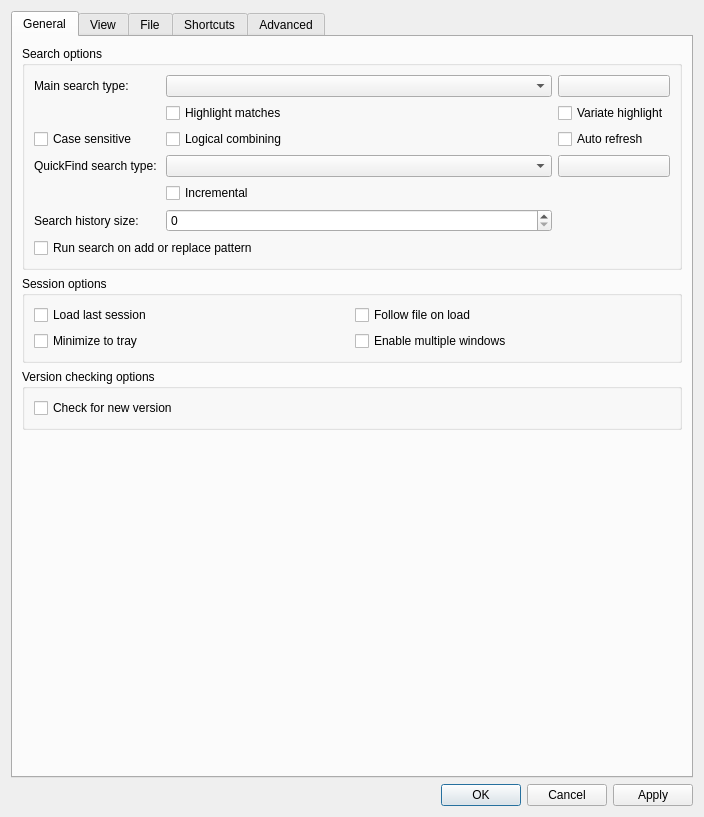
<?xml version="1.0" encoding="UTF-8"?>
<ui version="4.0">
 <class>OptionsDialog</class>
 <widget class="QDialog" name="OptionsDialog">
  <property name="geometry">
   <rect>
    <x>0</x>
    <y>0</y>
    <width>704</width>
    <height>817</height>
   </rect>
  </property>
  <property name="sizePolicy">
   <sizepolicy hsizetype="Fixed" vsizetype="Fixed">
    <horstretch>0</horstretch>
    <verstretch>0</verstretch>
   </sizepolicy>
  </property>
  <property name="windowTitle">
   <string>Klogg preferences</string>
  </property>
  <layout class="QVBoxLayout" name="verticalLayout_2">
   <item>
    <widget class="QTabWidget" name="tabWidget">
     <property name="enabled">
      <bool>true</bool>
     </property>
     <property name="currentIndex">
      <number>0</number>
     </property>
     <widget class="QWidget" name="general_tab">
      <attribute name="title">
       <string>General</string>
      </attribute>
      <layout class="QVBoxLayout" name="verticalLayout_3">
       <item>
        <widget class="QGroupBox" name="searchBox">
         <property name="sizePolicy">
          <sizepolicy hsizetype="Expanding" vsizetype="Fixed">
           <horstretch>0</horstretch>
           <verstretch>0</verstretch>
          </sizepolicy>
         </property>
         <property name="title">
          <string>Search options</string>
         </property>
         <layout class="QVBoxLayout" name="verticalLayout_4">
          <item>
           <layout class="QGridLayout" name="gridLayout">
            <item row="0" column="2">
             <widget class="QPushButton" name="mainSearchColorButton">
              <property name="text">
               <string/>
              </property>
             </widget>
            </item>
            <item row="1" column="1">
             <widget class="QCheckBox" name="highlightMainSearchCheckBox">
              <property name="text">
               <string>Highlight matches</string>
              </property>
             </widget>
            </item>
            <item row="7" column="1">
             <widget class="QCheckBox" name="incrementalCheckBox">
              <property name="layoutDirection">
               <enum>Qt::LeftToRight</enum>
              </property>
              <property name="text">
               <string>Incremental</string>
              </property>
             </widget>
            </item>
            <item row="8" column="0">
             <widget class="QLabel" name="label_11">
              <property name="text">
               <string>Search history size:</string>
              </property>
             </widget>
            </item>
            <item row="1" column="2">
             <widget class="QCheckBox" name="variateHighlightCheckBox">
              <property name="text">
               <string>Variate highlight</string>
              </property>
             </widget>
            </item>
            <item row="0" column="0">
             <widget class="QLabel" name="label_3">
              <property name="text">
               <string>Main search type: </string>
              </property>
             </widget>
            </item>
            <item row="9" column="0" colspan="2">
             <widget class="QCheckBox" name="autoRunSearchOnAddCheckBox">
              <property name="text">
               <string>Run search on add or replace pattern</string>
              </property>
             </widget>
            </item>
            <item row="4" column="0">
             <widget class="QLabel" name="label_4">
              <property name="text">
               <string>QuickFind search type: </string>
              </property>
             </widget>
            </item>
            <item row="8" column="1">
             <widget class="QSpinBox" name="searchHistorySpinBox">
              <property name="maximum">
               <number>999</number>
              </property>
             </widget>
            </item>
            <item row="0" column="1">
             <widget class="QComboBox" name="mainSearchBox">
              <property name="sizePolicy">
               <sizepolicy hsizetype="Expanding" vsizetype="Fixed">
                <horstretch>0</horstretch>
                <verstretch>0</verstretch>
               </sizepolicy>
              </property>
             </widget>
            </item>
            <item row="4" column="2">
             <widget class="QPushButton" name="quickFindColorButton">
              <property name="text">
               <string/>
              </property>
             </widget>
            </item>
            <item row="4" column="1">
             <widget class="QComboBox" name="quickFindSearchBox">
              <property name="sizePolicy">
               <sizepolicy hsizetype="Expanding" vsizetype="Fixed">
                <horstretch>0</horstretch>
                <verstretch>0</verstretch>
               </sizepolicy>
              </property>
             </widget>
            </item>
            <item row="2" column="0">
             <widget class="QCheckBox" name="caseSensitiveCheckBox">
              <property name="text">
               <string>Case sensitive</string>
              </property>
             </widget>
            </item>
            <item row="2" column="1">
             <widget class="QCheckBox" name="logicalCombiningCheckBox">
              <property name="text">
               <string>Logical combining</string>
              </property>
             </widget>
            </item>
            <item row="2" column="2">
             <widget class="QCheckBox" name="autoRefreshCheckBox">
              <property name="text">
               <string>Auto refresh</string>
              </property>
             </widget>
            </item>
           </layout>
          </item>
         </layout>
        </widget>
       </item>
       <item>
        <widget class="QGroupBox" name="sessionBox">
         <property name="title">
          <string>Session options</string>
         </property>
         <layout class="QGridLayout" name="gridLayout_2">
          <item row="2" column="0">
           <widget class="QCheckBox" name="minimizeToTrayCheckBox">
            <property name="text">
             <string>Minimize to tray</string>
            </property>
           </widget>
          </item>
          <item row="0" column="0">
           <widget class="QCheckBox" name="loadLastSessionCheckBox">
            <property name="text">
             <string>Load last session</string>
            </property>
           </widget>
          </item>
          <item row="0" column="1">
           <widget class="QCheckBox" name="followFileOnLoadCheckBox">
            <property name="text">
             <string>Follow file on load</string>
            </property>
           </widget>
          </item>
          <item row="2" column="1">
           <widget class="QCheckBox" name="multipleWindowsCheckBox">
            <property name="text">
             <string>Enable multiple windows</string>
            </property>
           </widget>
          </item>
         </layout>
        </widget>
       </item>
       <item>
        <widget class="QGroupBox" name="versionCheckingBox">
         <property name="title">
          <string>Version checking options</string>
         </property>
         <layout class="QVBoxLayout" name="verticalLayout_7">
          <item>
           <widget class="QCheckBox" name="checkForNewVersionCheckBox">
            <property name="text">
             <string>Check for new version</string>
            </property>
           </widget>
          </item>
         </layout>
        </widget>
       </item>
       <item>
        <spacer name="verticalSpacer">
         <property name="orientation">
          <enum>Qt::Vertical</enum>
         </property>
         <property name="sizeHint" stdset="0">
          <size>
           <width>20</width>
           <height>0</height>
          </size>
         </property>
        </spacer>
       </item>
      </layout>
     </widget>
     <widget class="QWidget" name="viewTab">
      <attribute name="title">
       <string>View</string>
      </attribute>
      <layout class="QVBoxLayout" name="verticalLayout_12">
       <item>
        <widget class="QGroupBox" name="textGroupBox">
         <property name="sizePolicy">
          <sizepolicy hsizetype="Expanding" vsizetype="Fixed">
           <horstretch>0</horstretch>
           <verstretch>0</verstretch>
          </sizepolicy>
         </property>
         <property name="title">
          <string>Text</string>
         </property>
         <layout class="QVBoxLayout" name="verticalLayout_13">
          <item>
           <layout class="QVBoxLayout" name="verticalLayout_18">
            <item>
             <layout class="QHBoxLayout" name="horizontalLayout_7">
              <item>
               <widget class="QLabel" name="label">
                <property name="text">
                 <string>Font family: </string>
                </property>
               </widget>
              </item>
              <item>
               <widget class="QComboBox" name="fontFamilyBox">
                <property name="sizePolicy">
                 <sizepolicy hsizetype="Expanding" vsizetype="Fixed">
                  <horstretch>0</horstretch>
                  <verstretch>0</verstretch>
                 </sizepolicy>
                </property>
               </widget>
              </item>
              <item>
               <widget class="QLabel" name="label_2">
                <property name="text">
                 <string>Font size: </string>
                </property>
               </widget>
              </item>
              <item>
               <widget class="QComboBox" name="fontSizeBox">
                <property name="sizePolicy">
                 <sizepolicy hsizetype="Expanding" vsizetype="Fixed">
                  <horstretch>0</horstretch>
                  <verstretch>0</verstretch>
                 </sizepolicy>
                </property>
               </widget>
              </item>
             </layout>
            </item>
            <item>
             <layout class="QHBoxLayout" name="horizontalLayout_9"/>
            </item>
            <item>
             <widget class="QCheckBox" name="fontSmoothCheckBox">
              <property name="text">
               <string>Force font anti-aliasing</string>
              </property>
             </widget>
            </item>
            <item>
             <widget class="QCheckBox" name="boldFontCheckBox">
              <property name="text">
               <string>Use bold font (if supported by selected font)</string>
              </property>
             </widget>
            </item>
            <item>
             <widget class="QCheckBox" name="wrapTextCheckBox">
              <property name="text">
               <string>Enable text wrap on file open</string>
              </property>
             </widget>
            </item>
           </layout>
          </item>
          <item>
           <widget class="QCheckBox" name="showMarksFromAllSearchTabsCheckBox">
            <property name="text">
             <string>Show marks from all search result tabs</string>
            </property>
           </widget>
          </item>
         </layout>
        </widget>
       </item>
       <item>
        <layout class="QHBoxLayout" name="horizontalLayout_8">
         <item>
          <widget class="QGroupBox" name="languageGroupBox">
           <property name="title">
            <string>Language</string>
           </property>
           <layout class="QGridLayout" name="gridLayout_3">
            <item row="0" column="0">
             <widget class="QComboBox" name="languageComboBox"/>
            </item>
           </layout>
          </widget>
         </item>
         <item>
          <widget class="QGroupBox" name="styleBox">
           <property name="title">
            <string>Style</string>
           </property>
           <layout class="QVBoxLayout" name="verticalLayout_15">
            <item>
             <widget class="QComboBox" name="styleComboBox"/>
            </item>
           </layout>
          </widget>
         </item>
        </layout>
       </item>
       <item>
        <widget class="QGroupBox" name="hidpiGroupBox">
         <property name="title">
          <string>High DPI</string>
         </property>
         <layout class="QVBoxLayout" name="verticalLayout_14">
          <item>
           <widget class="QCheckBox" name="enableQtHiDpiCheckBox">
            <property name="text">
             <string>Enable Qt High DPI support</string>
            </property>
            <property name="checked">
             <bool>true</bool>
            </property>
           </widget>
          </item>
          <item>
           <layout class="QHBoxLayout" name="horizontalLayout_2">
            <item>
             <widget class="QLabel" name="label_7">
              <property name="text">
               <string>Scale rounding:</string>
              </property>
             </widget>
            </item>
            <item>
             <widget class="QComboBox" name="scaleRoundingComboBox">
              <property name="sizePolicy">
               <sizepolicy hsizetype="Expanding" vsizetype="Fixed">
                <horstretch>0</horstretch>
                <verstretch>0</verstretch>
               </sizepolicy>
              </property>
              <item>
               <property name="text">
                <string>Round</string>
               </property>
              </item>
              <item>
               <property name="text">
                <string>Ceil</string>
               </property>
              </item>
              <item>
               <property name="text">
                <string>Floor</string>
               </property>
              </item>
              <item>
               <property name="text">
                <string>RoundPreferFloor</string>
               </property>
              </item>
              <item>
               <property name="text">
                <string>PassThrough</string>
               </property>
              </item>
             </widget>
            </item>
           </layout>
          </item>
          <item>
           <widget class="QLabel" name="label_10">
            <property name="text">
             <string>Need to restart application to apply these settings</string>
            </property>
           </widget>
          </item>
         </layout>
        </widget>
       </item>
       <item>
        <widget class="QGroupBox" name="viewOtherGroupBox">
         <property name="title">
          <string>Miscellaneous</string>
         </property>
         <layout class="QVBoxLayout" name="verticalLayout_6">
          <item>
           <widget class="QCheckBox" name="hideAnsiColorsCheckBox">
            <property name="enabled">
             <bool>true</bool>
            </property>
            <property name="text">
             <string>Hide ANSI Colors (search performance will be reduced)</string>
            </property>
            <property name="checked">
             <bool>false</bool>
            </property>
           </widget>
          </item>
         </layout>
        </widget>
       </item>
       <item>
        <spacer name="verticalSpacer_4">
         <property name="orientation">
          <enum>Qt::Vertical</enum>
         </property>
         <property name="sizeHint" stdset="0">
          <size>
           <width>20</width>
           <height>40</height>
          </size>
         </property>
        </spacer>
       </item>
      </layout>
     </widget>
     <widget class="QWidget" name="file_watch_tab">
      <attribute name="title">
       <string>File</string>
      </attribute>
      <layout class="QVBoxLayout" name="verticalLayout_9">
       <item>
        <widget class="QGroupBox" name="fileChangeBox">
         <property name="title">
          <string>File change monitoring</string>
         </property>
         <layout class="QVBoxLayout" name="verticalLayout">
          <item>
           <widget class="QCheckBox" name="nativeFileWatchCheckBox">
            <property name="text">
             <string>Enable filesystem change monitoring</string>
            </property>
           </widget>
          </item>
          <item>
           <widget class="QCheckBox" name="pollingCheckBox">
            <property name="text">
             <string>Enable polling</string>
            </property>
           </widget>
          </item>
          <item>
           <layout class="QHBoxLayout" name="horizontalLayout_5">
            <item>
             <widget class="QLabel" name="label_5">
              <property name="text">
               <string>Polling interval (ms):</string>
              </property>
             </widget>
            </item>
            <item>
             <widget class="QLineEdit" name="pollIntervalLineEdit">
              <property name="maximumSize">
               <size>
                <width>16777215</width>
                <height>16777215</height>
               </size>
              </property>
              <property name="inputMethodHints">
               <set>Qt::ImhDigitsOnly</set>
              </property>
             </widget>
            </item>
           </layout>
          </item>
          <item>
           <widget class="QCheckBox" name="fastModificationDetectionCheckBox">
            <property name="text">
             <string>Use fast modification detection</string>
            </property>
           </widget>
          </item>
          <item>
           <widget class="QCheckBox" name="allowFollowOnScrollCheckBox">
            <property name="text">
             <string>Turn on follow on scroll past the end</string>
            </property>
           </widget>
          </item>
         </layout>
        </widget>
       </item>
       <item>
        <widget class="QGroupBox" name="encodingGroupBox">
         <property name="title">
          <string>Encoding</string>
         </property>
         <layout class="QVBoxLayout" name="verticalLayout_17">
          <item>
           <layout class="QHBoxLayout" name="horizontalLayout_3">
            <item>
             <widget class="QLabel" name="label_12">
              <property name="text">
               <string>Encoding for new files</string>
              </property>
             </widget>
            </item>
            <item>
             <widget class="QComboBox" name="encodingComboBox"/>
            </item>
           </layout>
          </item>
         </layout>
        </widget>
       </item>
       <item>
        <widget class="QGroupBox" name="recentFilesBox">
         <property name="sizePolicy">
          <sizepolicy hsizetype="Expanding" vsizetype="Fixed">
           <horstretch>0</horstretch>
           <verstretch>0</verstretch>
          </sizepolicy>
         </property>
         <property name="layoutDirection">
          <enum>Qt::LeftToRight</enum>
         </property>
         <property name="title">
          <string>Recent files</string>
         </property>
         <layout class="QVBoxLayout" name="verticalLayout_recentFilesBox">
          <item>
           <layout class="QHBoxLayout" name="horizontalLayout_6">
            <item>
             <widget class="QLabel" name="recentFilesLabel">
              <property name="sizePolicy">
               <sizepolicy hsizetype="Preferred" vsizetype="Preferred">
                <horstretch>1</horstretch>
                <verstretch>0</verstretch>
               </sizepolicy>
              </property>
              <property name="text">
               <string>Show the number of recently opened files:</string>
              </property>
             </widget>
            </item>
            <item>
             <widget class="QSpinBox" name="filesHistoryMaxItemsSpinBox">
              <property name="sizePolicy">
               <sizepolicy hsizetype="Minimum" vsizetype="Fixed">
                <horstretch>0</horstretch>
                <verstretch>0</verstretch>
               </sizepolicy>
              </property>
             </widget>
            </item>
           </layout>
          </item>
         </layout>
        </widget>
       </item>
       <item>
        <widget class="QGroupBox" name="archivesGroupBox">
         <property name="title">
          <string>Archives</string>
         </property>
         <layout class="QVBoxLayout" name="verticalLayout_10">
          <item>
           <widget class="QCheckBox" name="extractArchivesCheckBox">
            <property name="text">
             <string>Extract archives</string>
            </property>
           </widget>
          </item>
          <item>
           <widget class="QCheckBox" name="extractArchivesAlwaysCheckBox">
            <property name="text">
             <string>Extract archives without confirmation</string>
            </property>
           </widget>
          </item>
         </layout>
        </widget>
       </item>
       <item>
        <widget class="QGroupBox" name="downloadGroupBox">
         <property name="title">
          <string>File download</string>
         </property>
         <layout class="QVBoxLayout" name="verticalLayout_11">
          <item>
           <widget class="QCheckBox" name="verifySslCheckBox">
            <property name="text">
             <string>Verify certificates for https connections</string>
            </property>
            <property name="checked">
             <bool>true</bool>
            </property>
           </widget>
          </item>
         </layout>
        </widget>
       </item>
       <item>
        <spacer name="verticalSpacer_3">
         <property name="orientation">
          <enum>Qt::Vertical</enum>
         </property>
         <property name="sizeHint" stdset="0">
          <size>
           <width>20</width>
           <height>40</height>
          </size>
         </property>
        </spacer>
       </item>
      </layout>
     </widget>
     <widget class="QWidget" name="shortcutsTab">
      <attribute name="title">
       <string>Shortcuts</string>
      </attribute>
      <layout class="QVBoxLayout" name="verticalLayout_16">
       <item>
        <widget class="QTableWidget" name="shortcutsTable">
         <property name="columnCount">
          <number>3</number>
         </property>
         <attribute name="verticalHeaderVisible">
          <bool>false</bool>
         </attribute>
         <column/>
         <column/>
         <column/>
        </widget>
       </item>
       <item>
        <layout class="QHBoxLayout" name="horizontalLayout_0">
         <item>
          <spacer name="horizontalSpacer">
           <property name="orientation">
            <enum>Qt::Horizontal</enum>
           </property>
           <property name="sizeHint" stdset="0">
            <size>
             <width>40</width>
             <height>20</height>
            </size>
           </property>
          </spacer>
         </item>
         <item>
          <widget class="QPushButton" name="restoreShortcutsDefaults">
           <property name="text">
            <string>Restore defaults</string>
           </property>
          </widget>
         </item>
        </layout>
       </item>
      </layout>
     </widget>
     <widget class="QWidget" name="advanced_tab">
      <property name="enabled">
       <bool>true</bool>
      </property>
      <attribute name="title">
       <string>Advanced</string>
      </attribute>
      <layout class="QVBoxLayout" name="verticalLayout_5">
       <item>
        <widget class="QGroupBox" name="perfBox">
         <property name="title">
          <string>Indexing and search</string>
         </property>
         <layout class="QVBoxLayout" name="verticalLayout_20">
          <item>
           <layout class="QVBoxLayout" name="verticalLayout_19">
            <item>
             <layout class="QFormLayout" name="formLayout_2">
              <item row="0" column="0">
               <widget class="QLabel" name="regexpEngineLabel">
                <property name="text">
                 <string>Regular expressions engine:</string>
                </property>
               </widget>
              </item>
              <item row="0" column="1">
               <widget class="QComboBox" name="regexpEngineComboBox">
                <property name="sizePolicy">
                 <sizepolicy hsizetype="MinimumExpanding" vsizetype="Fixed">
                  <horstretch>0</horstretch>
                  <verstretch>0</verstretch>
                 </sizepolicy>
                </property>
               </widget>
              </item>
              <item row="1" column="0">
               <widget class="QLabel" name="label_8">
                <property name="text">
                 <string>Index file read buffer (Mib):</string>
                </property>
               </widget>
              </item>
              <item row="1" column="1">
               <widget class="QSpinBox" name="indexReadBufferSpinBox">
                <property name="sizePolicy">
                 <sizepolicy hsizetype="MinimumExpanding" vsizetype="Fixed">
                  <horstretch>0</horstretch>
                  <verstretch>0</verstretch>
                 </sizepolicy>
                </property>
                <property name="maximum">
                 <number>256</number>
                </property>
               </widget>
              </item>
              <item row="2" column="0">
               <widget class="QLabel" name="label_9">
                <property name="text">
                 <string>Search read buffer (lines):</string>
                </property>
               </widget>
              </item>
              <item row="2" column="1">
               <widget class="QSpinBox" name="searchReadBufferSpinBox">
                <property name="sizePolicy">
                 <sizepolicy hsizetype="MinimumExpanding" vsizetype="Fixed">
                  <horstretch>0</horstretch>
                  <verstretch>0</verstretch>
                 </sizepolicy>
                </property>
                <property name="suffix">
                 <string/>
                </property>
                <property name="maximum">
                 <number>100000</number>
                </property>
               </widget>
              </item>
             </layout>
            </item>
            <item>
             <widget class="QCheckBox" name="keepFileClosedCheckBox">
              <property name="toolTip">
               <string>File will be kept closed as much as possible. Affects only files opened after check state changed</string>
              </property>
              <property name="text">
               <string>Keep file closed (file reload required)</string>
              </property>
             </widget>
            </item>
            <item>
             <widget class="QCheckBox" name="compressedIndexCheckBox">
              <property name="text">
               <string>Use compressed index (file reload required)</string>
              </property>
              <property name="checked">
               <bool>true</bool>
              </property>
             </widget>
            </item>
            <item>
             <widget class="QCheckBox" name="parallelSearchCheckBox">
              <property name="text">
               <string>Use parallel search</string>
              </property>
              <property name="checked">
               <bool>true</bool>
              </property>
             </widget>
            </item>
            <item>
             <widget class="QCheckBox" name="optimizeForNotLatinEncodingsCheckBox">
              <property name="text">
               <string>Optimize search for non-latin encodings</string>
              </property>
             </widget>
            </item>
           </layout>
          </item>
         </layout>
        </widget>
       </item>
       <item>
        <widget class="QGroupBox" name="cachingBox">
         <property name="title">
          <string>Caching</string>
         </property>
         <property name="alignment">
          <set>Qt::AlignLeading|Qt::AlignLeft|Qt::AlignVCenter</set>
         </property>
         <property name="flat">
          <bool>false</bool>
         </property>
         <layout class="QFormLayout" name="formLayout">
          <property name="labelAlignment">
           <set>Qt::AlignLeading|Qt::AlignLeft|Qt::AlignVCenter</set>
          </property>
          <item row="0" column="0" colspan="2">
           <widget class="QCheckBox" name="searchResultsCacheCheckBox">
            <property name="text">
             <string>Enable search results cache</string>
            </property>
            <property name="checked">
             <bool>true</bool>
            </property>
           </widget>
          </item>
          <item row="1" column="0">
           <widget class="QLabel" name="label_6">
            <property name="text">
             <string>Search cache size (lines):</string>
            </property>
           </widget>
          </item>
          <item row="1" column="1">
           <widget class="QSpinBox" name="searchCacheSpinBox">
            <property name="sizePolicy">
             <sizepolicy hsizetype="MinimumExpanding" vsizetype="Fixed">
              <horstretch>0</horstretch>
              <verstretch>0</verstretch>
             </sizepolicy>
            </property>
            <property name="maximum">
             <number>10000000</number>
            </property>
            <property name="value">
             <number>100000</number>
            </property>
           </widget>
          </item>
         </layout>
        </widget>
       </item>
       <item>
        <widget class="QGroupBox" name="loggingBox">
         <property name="title">
          <string>Logging</string>
         </property>
         <layout class="QVBoxLayout" name="verticalLayout_8">
          <item>
           <widget class="QCheckBox" name="loggingCheckBox">
            <property name="text">
             <string>Enable logging</string>
            </property>
           </widget>
          </item>
          <item>
           <layout class="QHBoxLayout" name="horizontalLayout_4">
            <item>
             <widget class="QLabel" name="verbosityLabel">
              <property name="text">
               <string>Verbosity</string>
              </property>
             </widget>
            </item>
            <item>
             <widget class="QSpinBox" name="verbositySpinBox">
              <property name="enabled">
               <bool>false</bool>
              </property>
              <property name="maximum">
               <number>6</number>
              </property>
             </widget>
            </item>
           </layout>
          </item>
         </layout>
        </widget>
       </item>
       <item>
        <spacer name="verticalSpacer_2">
         <property name="orientation">
          <enum>Qt::Vertical</enum>
         </property>
         <property name="sizeHint" stdset="0">
          <size>
           <width>20</width>
           <height>20</height>
          </size>
         </property>
        </spacer>
       </item>
      </layout>
     </widget>
    </widget>
   </item>
   <item>
    <widget class="QDialogButtonBox" name="buttonBox">
     <property name="orientation">
      <enum>Qt::Horizontal</enum>
     </property>
     <property name="standardButtons">
      <set>QDialogButtonBox::Apply|QDialogButtonBox::Cancel|QDialogButtonBox::Ok</set>
     </property>
    </widget>
   </item>
  </layout>
 </widget>
 <resources/>
 <connections/>
 <designerdata>
  <property name="gridDeltaX">
   <number>10</number>
  </property>
  <property name="gridDeltaY">
   <number>10</number>
  </property>
  <property name="gridSnapX">
   <bool>true</bool>
  </property>
  <property name="gridSnapY">
   <bool>true</bool>
  </property>
  <property name="gridVisible">
   <bool>true</bool>
  </property>
 </designerdata>
</ui>
